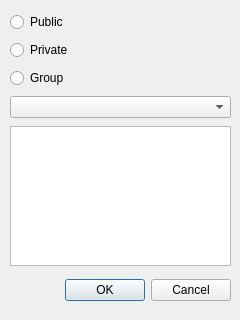
<?xml version="1.0" encoding="UTF-8"?>
<ui version="4.0">
 <class>RssDialog</class>
 <widget class="QDialog" name="RssDialog">
  <property name="geometry">
   <rect>
    <x>0</x>
    <y>0</y>
    <width>240</width>
    <height>320</height>
   </rect>
  </property>
  <property name="windowTitle">
   <string>Publish</string>
  </property>
  <widget class="QDialogButtonBox" name="buttonBox">
   <property name="geometry">
    <rect>
     <x>10</x>
     <y>270</y>
     <width>221</width>
     <height>41</height>
    </rect>
   </property>
   <property name="orientation">
    <enum>Qt::Horizontal</enum>
   </property>
   <property name="standardButtons">
    <set>QDialogButtonBox::Cancel|QDialogButtonBox::Ok</set>
   </property>
  </widget>
  <widget class="QWidget" name="verticalLayoutWidget">
   <property name="geometry">
    <rect>
     <x>10</x>
     <y>10</y>
     <width>221</width>
     <height>261</height>
    </rect>
   </property>
   <layout class="QVBoxLayout" name="verticalLayout">
    <item>
     <widget class="QRadioButton" name="raPublic">
      <property name="text">
       <string>Public</string>
      </property>
     </widget>
    </item>
    <item>
     <widget class="QRadioButton" name="raPrivate">
      <property name="text">
       <string>Private</string>
      </property>
     </widget>
    </item>
    <item>
     <widget class="QRadioButton" name="raGroup">
      <property name="text">
       <string>Group</string>
      </property>
     </widget>
    </item>
    <item>
     <widget class="QComboBox" name="cbbGroup"/>
    </item>
    <item>
     <widget class="QTextEdit" name="txtContent">
      <property name="sizePolicy">
       <sizepolicy hsizetype="Expanding" vsizetype="Fixed">
        <horstretch>0</horstretch>
        <verstretch>0</verstretch>
       </sizepolicy>
      </property>
      <property name="minimumSize">
       <size>
        <width>0</width>
        <height>140</height>
       </size>
      </property>
      <property name="maximumSize">
       <size>
        <width>16777215</width>
        <height>140</height>
       </size>
      </property>
      <property name="baseSize">
       <size>
        <width>0</width>
        <height>140</height>
       </size>
      </property>
     </widget>
    </item>
   </layout>
  </widget>
 </widget>
 <resources/>
 <connections>
  <connection>
   <sender>buttonBox</sender>
   <signal>accepted()</signal>
   <receiver>RssDialog</receiver>
   <slot>accept()</slot>
   <hints>
    <hint type="sourcelabel">
     <x>248</x>
     <y>254</y>
    </hint>
    <hint type="destinationlabel">
     <x>157</x>
     <y>274</y>
    </hint>
   </hints>
  </connection>
  <connection>
   <sender>buttonBox</sender>
   <signal>rejected()</signal>
   <receiver>RssDialog</receiver>
   <slot>reject()</slot>
   <hints>
    <hint type="sourcelabel">
     <x>316</x>
     <y>260</y>
    </hint>
    <hint type="destinationlabel">
     <x>286</x>
     <y>274</y>
    </hint>
   </hints>
  </connection>
 </connections>
</ui>
